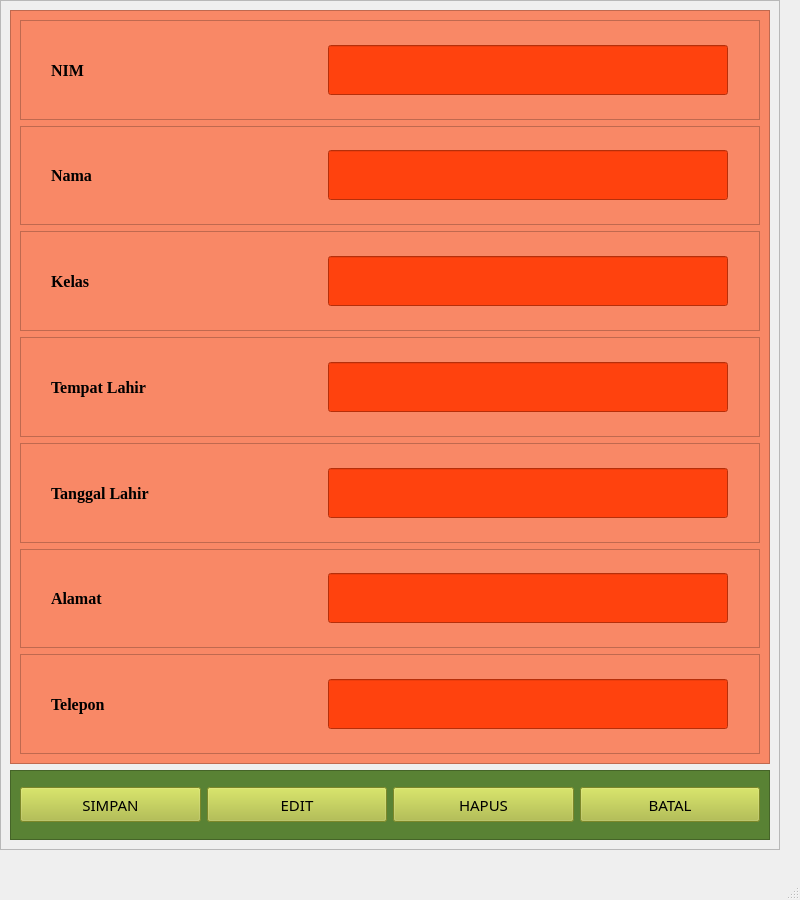
<?xml version="1.0" encoding="UTF-8"?>
<ui version="4.0">
 <class>MainWindow</class>
 <widget class="QMainWindow" name="MainWindow">
  <property name="geometry">
   <rect>
    <x>0</x>
    <y>0</y>
    <width>800</width>
    <height>900</height>
   </rect>
  </property>
  <property name="minimumSize">
   <size>
    <width>800</width>
    <height>900</height>
   </size>
  </property>
  <property name="windowTitle">
   <string>MainWindow</string>
  </property>
  <widget class="QWidget" name="centralwidget">
   <widget class="QFrame" name="frame">
    <property name="geometry">
     <rect>
      <x>0</x>
      <y>0</y>
      <width>780</width>
      <height>850</height>
     </rect>
    </property>
    <property name="minimumSize">
     <size>
      <width>780</width>
      <height>850</height>
     </size>
    </property>
    <property name="maximumSize">
     <size>
      <width>16777215</width>
      <height>16777215</height>
     </size>
    </property>
    <property name="frameShape">
     <enum>QFrame::StyledPanel</enum>
    </property>
    <property name="frameShadow">
     <enum>QFrame::Raised</enum>
    </property>
    <layout class="QVBoxLayout" name="verticalLayout">
     <item>
      <widget class="QFrame" name="frame_2">
       <property name="font">
        <font>
         <family>Georgia</family>
         <pointsize>12</pointsize>
        </font>
       </property>
       <property name="styleSheet">
        <string notr="true">background-color: rgb(249, 136, 102);</string>
       </property>
       <property name="frameShape">
        <enum>QFrame::StyledPanel</enum>
       </property>
       <property name="frameShadow">
        <enum>QFrame::Plain</enum>
       </property>
       <layout class="QVBoxLayout" name="verticalLayout_3">
        <item>
         <widget class="QFrame" name="frame_5">
          <property name="minimumSize">
           <size>
            <width>700</width>
            <height>60</height>
           </size>
          </property>
          <property name="font">
           <font>
            <pointsize>12</pointsize>
           </font>
          </property>
          <property name="styleSheet">
           <string notr="true">background-color: rgb(249, 136, 102);</string>
          </property>
          <property name="frameShape">
           <enum>QFrame::StyledPanel</enum>
          </property>
          <property name="frameShadow">
           <enum>QFrame::Raised</enum>
          </property>
          <layout class="QHBoxLayout" name="horizontalLayout_2">
           <item>
            <widget class="QLabel" name="label">
             <property name="minimumSize">
              <size>
               <width>250</width>
               <height>50</height>
              </size>
             </property>
             <property name="maximumSize">
              <size>
               <width>150</width>
               <height>16777215</height>
              </size>
             </property>
             <property name="font">
              <font>
               <family>Georgia</family>
               <pointsize>12</pointsize>
               <weight>75</weight>
               <bold>true</bold>
              </font>
             </property>
             <property name="text">
              <string>NIM</string>
             </property>
            </widget>
           </item>
           <item>
            <widget class="QLineEdit" name="lineEdit">
             <property name="minimumSize">
              <size>
               <width>400</width>
               <height>50</height>
              </size>
             </property>
             <property name="maximumSize">
              <size>
               <width>250</width>
               <height>16777215</height>
              </size>
             </property>
             <property name="font">
              <font>
               <pointsize>12</pointsize>
              </font>
             </property>
             <property name="styleSheet">
              <string notr="true">background-color: rgb(255, 66, 14);</string>
             </property>
            </widget>
           </item>
          </layout>
         </widget>
        </item>
        <item>
         <widget class="QFrame" name="frame_8">
          <property name="minimumSize">
           <size>
            <width>700</width>
            <height>60</height>
           </size>
          </property>
          <property name="styleSheet">
           <string notr="true">background-color: rgb(249, 136, 102);</string>
          </property>
          <property name="frameShape">
           <enum>QFrame::StyledPanel</enum>
          </property>
          <property name="frameShadow">
           <enum>QFrame::Raised</enum>
          </property>
          <layout class="QHBoxLayout" name="horizontalLayout_3">
           <item>
            <widget class="QLabel" name="label_8">
             <property name="minimumSize">
              <size>
               <width>250</width>
               <height>50</height>
              </size>
             </property>
             <property name="maximumSize">
              <size>
               <width>150</width>
               <height>16777215</height>
              </size>
             </property>
             <property name="font">
              <font>
               <family>Georgia</family>
               <pointsize>12</pointsize>
               <weight>75</weight>
               <bold>true</bold>
              </font>
             </property>
             <property name="text">
              <string>Nama</string>
             </property>
            </widget>
           </item>
           <item>
            <widget class="QLineEdit" name="lineEdit_2">
             <property name="minimumSize">
              <size>
               <width>400</width>
               <height>50</height>
              </size>
             </property>
             <property name="maximumSize">
              <size>
               <width>250</width>
               <height>16777215</height>
              </size>
             </property>
             <property name="font">
              <font>
               <pointsize>12</pointsize>
              </font>
             </property>
             <property name="styleSheet">
              <string notr="true">background-color: rgb(255, 66, 14);</string>
             </property>
            </widget>
           </item>
          </layout>
         </widget>
        </item>
        <item>
         <widget class="QFrame" name="frame_6">
          <property name="minimumSize">
           <size>
            <width>700</width>
            <height>60</height>
           </size>
          </property>
          <property name="styleSheet">
           <string notr="true">background-color: rgb(249, 136, 102);</string>
          </property>
          <property name="frameShape">
           <enum>QFrame::StyledPanel</enum>
          </property>
          <property name="frameShadow">
           <enum>QFrame::Raised</enum>
          </property>
          <layout class="QHBoxLayout" name="horizontalLayout_4">
           <item>
            <widget class="QLabel" name="label_9">
             <property name="minimumSize">
              <size>
               <width>250</width>
               <height>50</height>
              </size>
             </property>
             <property name="maximumSize">
              <size>
               <width>150</width>
               <height>16777215</height>
              </size>
             </property>
             <property name="font">
              <font>
               <family>Georgia</family>
               <pointsize>12</pointsize>
               <weight>75</weight>
               <bold>true</bold>
              </font>
             </property>
             <property name="text">
              <string>Kelas</string>
             </property>
            </widget>
           </item>
           <item>
            <widget class="QLineEdit" name="lineEdit_3">
             <property name="minimumSize">
              <size>
               <width>400</width>
               <height>50</height>
              </size>
             </property>
             <property name="maximumSize">
              <size>
               <width>250</width>
               <height>16777215</height>
              </size>
             </property>
             <property name="font">
              <font>
               <pointsize>12</pointsize>
              </font>
             </property>
             <property name="styleSheet">
              <string notr="true">background-color: rgb(255, 66, 14);</string>
             </property>
            </widget>
           </item>
          </layout>
         </widget>
        </item>
        <item>
         <widget class="QFrame" name="frame_9">
          <property name="minimumSize">
           <size>
            <width>700</width>
            <height>60</height>
           </size>
          </property>
          <property name="styleSheet">
           <string notr="true">background-color: rgb(249, 136, 102);</string>
          </property>
          <property name="frameShape">
           <enum>QFrame::StyledPanel</enum>
          </property>
          <property name="frameShadow">
           <enum>QFrame::Raised</enum>
          </property>
          <layout class="QHBoxLayout" name="horizontalLayout_5">
           <item>
            <widget class="QLabel" name="label_10">
             <property name="minimumSize">
              <size>
               <width>250</width>
               <height>50</height>
              </size>
             </property>
             <property name="maximumSize">
              <size>
               <width>150</width>
               <height>16777215</height>
              </size>
             </property>
             <property name="font">
              <font>
               <family>Georgia</family>
               <pointsize>12</pointsize>
               <weight>75</weight>
               <bold>true</bold>
              </font>
             </property>
             <property name="text">
              <string>Tempat Lahir</string>
             </property>
            </widget>
           </item>
           <item>
            <widget class="QLineEdit" name="lineEdit_4">
             <property name="minimumSize">
              <size>
               <width>400</width>
               <height>50</height>
              </size>
             </property>
             <property name="maximumSize">
              <size>
               <width>250</width>
               <height>16777215</height>
              </size>
             </property>
             <property name="font">
              <font>
               <pointsize>12</pointsize>
              </font>
             </property>
             <property name="styleSheet">
              <string notr="true">background-color: rgb(255, 66, 14);</string>
             </property>
            </widget>
           </item>
          </layout>
         </widget>
        </item>
        <item>
         <widget class="QFrame" name="frame_7">
          <property name="minimumSize">
           <size>
            <width>700</width>
            <height>60</height>
           </size>
          </property>
          <property name="styleSheet">
           <string notr="true">background-color: rgb(249, 136, 102);</string>
          </property>
          <property name="frameShape">
           <enum>QFrame::StyledPanel</enum>
          </property>
          <property name="frameShadow">
           <enum>QFrame::Raised</enum>
          </property>
          <layout class="QHBoxLayout" name="horizontalLayout_6">
           <item>
            <widget class="QLabel" name="label_11">
             <property name="minimumSize">
              <size>
               <width>250</width>
               <height>50</height>
              </size>
             </property>
             <property name="maximumSize">
              <size>
               <width>150</width>
               <height>16777215</height>
              </size>
             </property>
             <property name="font">
              <font>
               <family>Georgia</family>
               <pointsize>12</pointsize>
               <weight>75</weight>
               <bold>true</bold>
              </font>
             </property>
             <property name="text">
              <string>Tanggal Lahir</string>
             </property>
            </widget>
           </item>
           <item>
            <widget class="QLineEdit" name="lineEdit_5">
             <property name="minimumSize">
              <size>
               <width>400</width>
               <height>50</height>
              </size>
             </property>
             <property name="maximumSize">
              <size>
               <width>250</width>
               <height>16777215</height>
              </size>
             </property>
             <property name="font">
              <font>
               <pointsize>12</pointsize>
              </font>
             </property>
             <property name="styleSheet">
              <string notr="true">background-color: rgb(255, 66, 14);</string>
             </property>
            </widget>
           </item>
          </layout>
         </widget>
        </item>
        <item>
         <widget class="QFrame" name="frame_10">
          <property name="minimumSize">
           <size>
            <width>700</width>
            <height>60</height>
           </size>
          </property>
          <property name="styleSheet">
           <string notr="true">background-color: rgb(249, 136, 102);</string>
          </property>
          <property name="frameShape">
           <enum>QFrame::StyledPanel</enum>
          </property>
          <property name="frameShadow">
           <enum>QFrame::Raised</enum>
          </property>
          <layout class="QHBoxLayout" name="horizontalLayout_7">
           <item>
            <widget class="QLabel" name="label_13">
             <property name="minimumSize">
              <size>
               <width>250</width>
               <height>50</height>
              </size>
             </property>
             <property name="maximumSize">
              <size>
               <width>150</width>
               <height>16777215</height>
              </size>
             </property>
             <property name="font">
              <font>
               <family>Georgia</family>
               <pointsize>12</pointsize>
               <weight>75</weight>
               <bold>true</bold>
              </font>
             </property>
             <property name="text">
              <string>Alamat</string>
             </property>
            </widget>
           </item>
           <item>
            <widget class="QLineEdit" name="lineEdit_6">
             <property name="minimumSize">
              <size>
               <width>400</width>
               <height>50</height>
              </size>
             </property>
             <property name="maximumSize">
              <size>
               <width>250</width>
               <height>16777215</height>
              </size>
             </property>
             <property name="font">
              <font>
               <pointsize>12</pointsize>
              </font>
             </property>
             <property name="styleSheet">
              <string notr="true">background-color: rgb(255, 66, 14);</string>
             </property>
             <property name="text">
              <string/>
             </property>
             <property name="maxLength">
              <number>100</number>
             </property>
            </widget>
           </item>
          </layout>
         </widget>
        </item>
        <item>
         <widget class="QFrame" name="frame_11">
          <property name="minimumSize">
           <size>
            <width>700</width>
            <height>60</height>
           </size>
          </property>
          <property name="styleSheet">
           <string notr="true">background-color: rgb(249, 136, 102);</string>
          </property>
          <property name="frameShape">
           <enum>QFrame::StyledPanel</enum>
          </property>
          <property name="frameShadow">
           <enum>QFrame::Raised</enum>
          </property>
          <layout class="QHBoxLayout" name="horizontalLayout_8">
           <item>
            <widget class="QLabel" name="label_12">
             <property name="minimumSize">
              <size>
               <width>250</width>
               <height>50</height>
              </size>
             </property>
             <property name="maximumSize">
              <size>
               <width>150</width>
               <height>16777215</height>
              </size>
             </property>
             <property name="font">
              <font>
               <family>Georgia</family>
               <pointsize>12</pointsize>
               <weight>75</weight>
               <bold>true</bold>
              </font>
             </property>
             <property name="text">
              <string>Telepon</string>
             </property>
            </widget>
           </item>
           <item>
            <widget class="QLineEdit" name="lineEdit_7">
             <property name="minimumSize">
              <size>
               <width>400</width>
               <height>50</height>
              </size>
             </property>
             <property name="maximumSize">
              <size>
               <width>250</width>
               <height>16777215</height>
              </size>
             </property>
             <property name="font">
              <font>
               <pointsize>12</pointsize>
              </font>
             </property>
             <property name="styleSheet">
              <string notr="true">background-color: rgb(255, 66, 14);</string>
             </property>
            </widget>
           </item>
          </layout>
         </widget>
        </item>
       </layout>
      </widget>
     </item>
     <item>
      <widget class="QFrame" name="frame_3">
       <property name="minimumSize">
        <size>
         <width>700</width>
         <height>70</height>
        </size>
       </property>
       <property name="maximumSize">
        <size>
         <width>16777215</width>
         <height>70</height>
        </size>
       </property>
       <property name="font">
        <font>
         <family>MS Gothic</family>
         <pointsize>12</pointsize>
        </font>
       </property>
       <property name="styleSheet">
        <string notr="true">background-color: rgb(89, 130, 52);</string>
       </property>
       <property name="frameShape">
        <enum>QFrame::StyledPanel</enum>
       </property>
       <property name="frameShadow">
        <enum>QFrame::Plain</enum>
       </property>
       <layout class="QHBoxLayout" name="horizontalLayout">
        <item>
         <widget class="QPushButton" name="pushButton">
          <property name="minimumSize">
           <size>
            <width>0</width>
            <height>35</height>
           </size>
          </property>
          <property name="maximumSize">
           <size>
            <width>16777215</width>
            <height>35</height>
           </size>
          </property>
          <property name="font">
           <font>
            <family>MS Gothic</family>
            <pointsize>11</pointsize>
           </font>
          </property>
          <property name="styleSheet">
           <string notr="true">background-color: rgb(174, 189, 56);</string>
          </property>
          <property name="text">
           <string>SIMPAN</string>
          </property>
         </widget>
        </item>
        <item>
         <widget class="QPushButton" name="pushButton_2">
          <property name="minimumSize">
           <size>
            <width>0</width>
            <height>35</height>
           </size>
          </property>
          <property name="maximumSize">
           <size>
            <width>16777215</width>
            <height>35</height>
           </size>
          </property>
          <property name="font">
           <font>
            <family>MS Gothic</family>
            <pointsize>11</pointsize>
           </font>
          </property>
          <property name="styleSheet">
           <string notr="true">background-color: rgb(174, 189, 56);</string>
          </property>
          <property name="text">
           <string>EDIT</string>
          </property>
         </widget>
        </item>
        <item>
         <widget class="QPushButton" name="pushButton_3">
          <property name="minimumSize">
           <size>
            <width>0</width>
            <height>35</height>
           </size>
          </property>
          <property name="maximumSize">
           <size>
            <width>16777215</width>
            <height>35</height>
           </size>
          </property>
          <property name="font">
           <font>
            <family>MS Gothic</family>
            <pointsize>11</pointsize>
           </font>
          </property>
          <property name="styleSheet">
           <string notr="true">background-color: rgb(174, 189, 56);</string>
          </property>
          <property name="text">
           <string>HAPUS</string>
          </property>
         </widget>
        </item>
        <item>
         <widget class="QPushButton" name="pushButton_4">
          <property name="minimumSize">
           <size>
            <width>0</width>
            <height>35</height>
           </size>
          </property>
          <property name="maximumSize">
           <size>
            <width>16777215</width>
            <height>35</height>
           </size>
          </property>
          <property name="font">
           <font>
            <family>MS Gothic</family>
            <pointsize>11</pointsize>
           </font>
          </property>
          <property name="styleSheet">
           <string notr="true">background-color: rgb(174, 189, 56);</string>
          </property>
          <property name="text">
           <string>BATAL</string>
          </property>
         </widget>
        </item>
       </layout>
      </widget>
     </item>
    </layout>
   </widget>
  </widget>
  <widget class="QMenuBar" name="menubar">
   <property name="geometry">
    <rect>
     <x>0</x>
     <y>0</y>
     <width>800</width>
     <height>22</height>
    </rect>
   </property>
  </widget>
  <widget class="QStatusBar" name="statusbar"/>
 </widget>
 <resources/>
 <connections/>
</ui>
